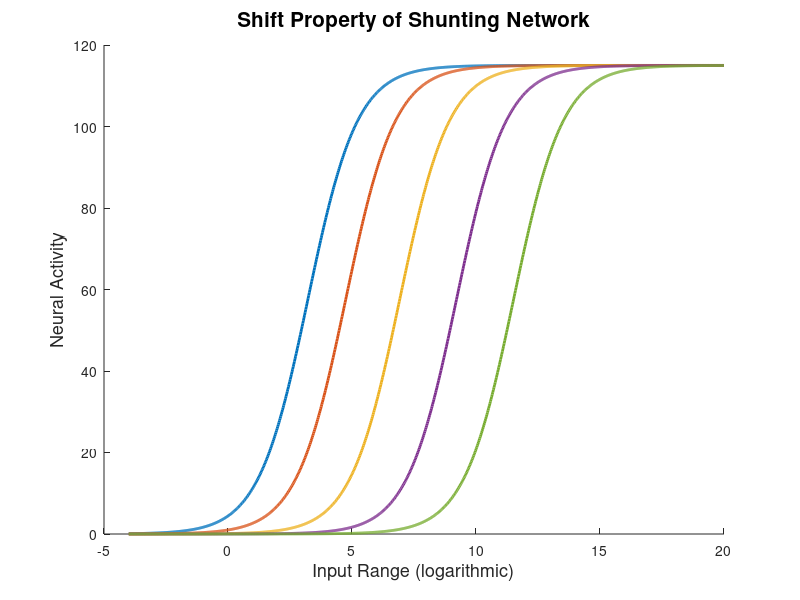

This chart was generated by the following MATLAB code: (Note: this script raises an error after producing the figure.)
%% Homework 3 for CN510 %%

clc
clear all

% first section of homework: a shunting network of the shift property 


% Set the parameters 

A = 15; % constant
B = 115; % approximate for sodium channel
x_start = -4; % begin with an x value of 0, x(0) = 0
x_end = 20; % final x value 
Le = 10 .^(1:5); % list of our L log values
Ll = 10 .* (1:5); % list of our L linear values 

M = linspace(x_start, x_end, 1000); % generates a vector

%create the graph by changing our L vlues logarthic
figure(1); % create first figure
hold on;
for i = 1:5 
    L = Le(i); %creating L to be our logarthic values 
    x = (B .* exp(M))./( A + exp(M) + L); % shunting network (activity of one neuron)
    plot(M,x, 'LineWidth',2);
end

title('Shift Property of Shunting Network', 'FontSize',15)
ylabel('Neural Activity', 'FontSize',13)
xlabel('Input Range (logarithmic)', 'FontSize',13)

%create a loop for labeling our legends to be clear on the graph
Ltext = cell(5,1); 
for i = 1 : -27
    Ltext{i} = sprintf('L value = %d', Le(i));
end 
legend(Ltext,'FontSize',12);

%create the graph by changing our L values linearly
figure(2); 
hold on;
for i = 1:5
    L = Ll(i); %creating L to be our linear values 
    x = (B .* exp(M))./( A + exp(M) + L); % shunting network (activity of one neuron)
    plot(M,x,'LineWidth',2);
end

title('Shift Property of Shunting Network', 'FontSize',15)
ylabel('Neural Activity', 'FontSize',13)
xlabel('Input Range (logarithmic)', 'FontSize',13)

%create a loop for labeling our legends to be clear on the graph
Ltext = cell(5,1);
for (i = 1 : 5)
    Ltext{i} = sprintf('L value = %d', Ll(i));
end 
legend(Ltext,'FontSize',12);

%% part b of homework 3 %%
% Set the parameters 

A = 15; % constant
B = 115; % approximate for sodium channel
x_start = -4; % begin with an x value of 0, x(0) = 0
x_end = 20; % final x value 
Le = 10 .^(1:5); % list of our L log values
Ll = 10 .* (1:5); % list of our L linear values 
C = [1, 10, 100, 200]; %C values to manipulate on graph

M = linspace(x_start, x_end, 1000); % generates a vector

%loop that includes changing values of C and L (logarthic)
figure(3);
for r = 1:4 
    c = C(r);
    subplot(2,2,r);
    hold on;
for i = 1:5
    L = Le(i); %values of L that we need to count by
    x = (B .* exp(M) - (c * L))./( A + exp(M) + L); % shunting network (activity of one neuron)
    plot(M,x,'LineWidth', 2);
end
    title(sprintf('C value = %.d', c));
    ylabel('Neural Activity', 'FontSize',13)
    xlabel('Input Range (logarithmic)', 'FontSize',13)
end 

Ltext = cell(5,1);
for i = 1 : 5
    Ltext{i} = sprintf('L value = %d', Le(i));
end 
legend(Ltext,'FontSize',12);

%loop that includes changing values of C and L (linear)
figure(4);
for r = 1:4 % all the values of C that we are going to use
    c = C(r);
    subplot(2,2,r);
    hold on;
for i = 1:5 % these are the values of L that we are going to use 
    L = Ll(i);
    x = (B .* exp(M) - (c * L))./( A + exp(M) + L); % shunting network (activity of one neuron)
    plot(M,x,'LineWidth', 2);
end
    title(sprintf('C value = %.d', c));
    ylabel('Neural Activity', 'FontSize',13)
    xlabel('Input Range (logarithmic)', 'FontSize',13)
end 

Ltext = cell(5,1);
for i = 1 : 5
    Ltext{i} = sprintf('L value = %d', Ll(i));
end 
legend(Ltext, 'FontSize', 12);
%% part c of homework 3 %%
A = 15; % constant constant
B = 10; % 
L = 1; % L is now a constant
I = 10; %holding our input constant for demonstration of graph
x_start = 0; % begin with an x value of 0, x(0) = 0
x_inc = .01; 
x_end = 1; % final x value 
time = x_start:x_inc:x_end;
x = zeros(length(time), 1); %initalize x 
dx = 0;
C = [1, 10, 100, 200]; %values for c

% this is the plot that we are going to use in order to demonstrate our
% change in c over time 


figure(5)
for i = 1:4 % different value of C to indicate different times 
    %c = C(i);
    %subplot(2,2,i);
for t = 1:(length(time) - 1)
    dx = ((-1 * A * x(t)) + ((B - x(t))* I) - ((x(t) +16) * L)) * x_inc; 
    x(t + 1) = x(t) + dx;
end
%plot(time, x,'LineWidth', 2)
%title(sprintf('C value = %.d', c));
%ylabel('Neural Activity', 'FontSize',13)
%xlabel('time', 'FontSize',13)
%ylim([-10,10])
[X,Y]= mesgrid(1:0.5:10,1:20);
Z = x;
surf(X,Y,Z);
end
